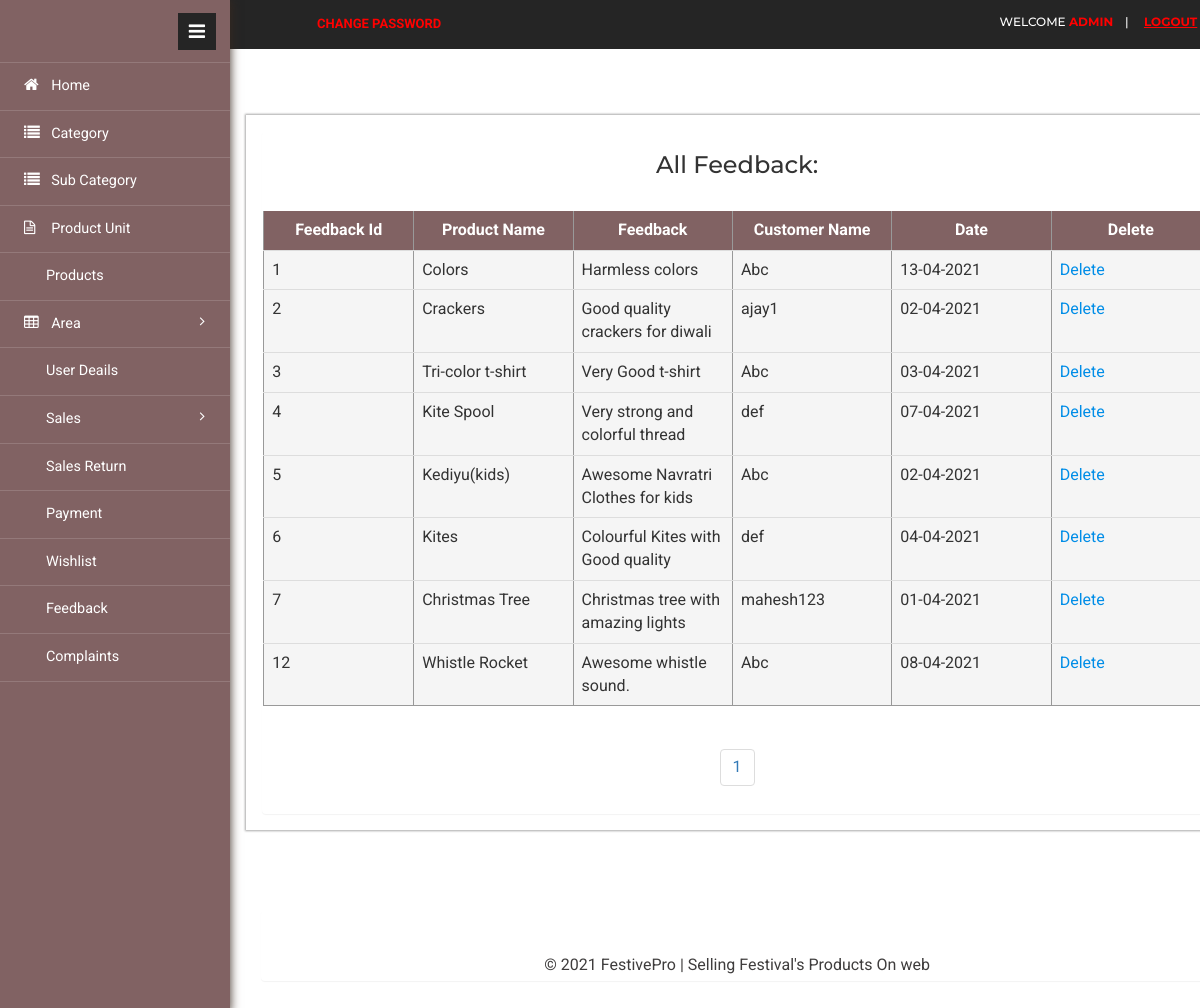
/admin/feedback.php (signed in), run on the app's committed database.
### tables this page shows
CREATE TABLE `feedback` (
  `feed_id` int(7) NOT NULL,
  `pro_id` int(7) NOT NULL,
  `feedback` varchar(100) NOT NULL,
  `username` varchar(15) NOT NULL,
  `feed_date` date NOT NULL
);

CREATE TABLE `product` (
  `pro_id` int(7) NOT NULL,
  `pro_name` varchar(25) NOT NULL,
  `pro_price` int(5) NOT NULL,
  `pro_desc` varchar(400) NOT NULL,
  `stock` int(5) NOT NULL,
  `sub_id` int(7) NOT NULL,
  `unit_id` int(7) NOT NULL,
  `offer_id` int(7) DEFAULT NULL
);

CREATE TABLE `user` (
  `username` varchar(15) NOT NULL,
  `password` varchar(50) NOT NULL,
  `fname` varchar(15) NOT NULL,
  `lname` varchar(15) NOT NULL,
  `sec_que` varchar(25) NOT NULL,
  `sec_ans` varchar(35) NOT NULL,
  `address` varchar(55) NOT NULL,
  `area_id` int(7) NOT NULL,
  `email` varchar(25) NOT NULL,
  `mobile_no` int(10) NOT NULL,
  `isAdmin` tinyint(1) NOT NULL
);

### admin/feedback.php (the view, shortened to what this page needs)
			<?php
				include 'include/header.php';
			?>
			<div class="content">
					<div class="monthly-grid">
						<div class="panel panel-widget">
<center><h3 style="color:#333333;"> All Feedback: </h3> </center><br />
<?php
$start=0;
$limit=10;
$t=mysqli_query($con,"select * from feedback");
$total=mysqli_num_rows($t);
$page=ceil($total/$limit);
$db=mysqli_query($con,"select *from feedback f,user r,product p where f.username=r.username and p.pro_id=f.pro_id order by feed_id limit $start,$limit");
  ?>
<table border="1" align="center" class="table">
  <tr>
    <th>Feedback Id</th>
	<th>Product Name</th>
    <th>Feedback</th>
    <th>Customer Name</th>
    <th>Date</th>
	<th>Delete</th>
  </tr>
  <?php
  while($row=mysqli_fetch_array($db))
  {
  ?>
  <tr>
    <td><?php echo $row["feed_id"];?></td>
	<td><?php echo $row["pro_name"];?></td>
		<td><?php echo $row["feedback"];?></td>
		<td><?php echo $row["username"];?></td>
		<td><?php echo date("d-m-Y",strtotime($row["feed_date"]));?></td>
		<td><a onclick='javascript:confirmationDelete($(this));return false;'
			href='feedback_delete.php?x=<?php echo $row["feed_id"];?>'>Delete</a></td>
  </tr>
  <?php
  }
   ?>
</table>
<br /><center>
  <ul class="pagination">
	 <?php
	 for($i=1;$i <= $page;$i++){
	 ?>
		<li><a href="?id=<?php echo $i ?>"><?php echo $i;?></a></li>
	  <?php
	 }
	  ?>
 </ul>
						</div>
					</div>
					<div class="content-top">
				<div class="area">
			<?php
				include_once 'include/footer.php';
			?>
			</div>
		</div>
</div>
			<?php
				include_once 'include/slidebar.php';
			?>

### admin/include/table.css (style rules this page uses)
* { box-sizing: border-box; }
table { border-collapse: collapse; width:auto; border:thin; border-color:#999999; }
th, td { background-color:#F5F5F5; padding: 8px; text-align:center; overflow:hidden; }
th { background-color: #816263; color: white; }
body { font-family: 'Roboto', sans-serif; }
.table { border-collapse: collapse; width:100%; border:thin; border-color:#999999; table-layout:fixed; }
.table td { vertical-align:top; text-align:left; overflow:hidden; }

### data on the page
feedback: feed_id "1", pro.pro_name "Colors", feedback "Harmless colors", username.username "Abc", feed_date "13-04-2021"
feedback: feed_id "2", pro.pro_name "Crackers", feedback "Good quality crackers for diwali", username.username "ajay1", feed_date "02-04-2021"
feedback: feed_id "3", pro.pro_name "Tri-color t-shirt", feedback "Very Good t-shirt", username.username "Abc", feed_date "03-04-2021"
feedback: feed_id "4", pro.pro_name "Kite Spool", feedback "Very strong and colorful thread", username.username "def", feed_date "07-04-2021"
feedback: feed_id "5", pro.pro_name "Kediyu(kids)", feedback "Awesome Navratri Clothes for kids", username.username "Abc", feed_date "02-04-2021"
feedback: feed_id "6", pro.pro_name "Kites", feedback "Colourful Kites with Good quality", username.username "def", feed_date "04-04-2021"
feedback: feed_id "7", pro.pro_name "Christmas Tree", feedback "Christmas tree with amazing lights", username.username "mahesh123", feed_date "01-04-2021"
feedback: feed_id "12", pro.pro_name "Whistle Rocket", feedback "Awesome whistle sound.", username.username "Abc", feed_date "08-04-2021"

### other printed values
$_SESSION['client']['r1'] "ADMIN"
